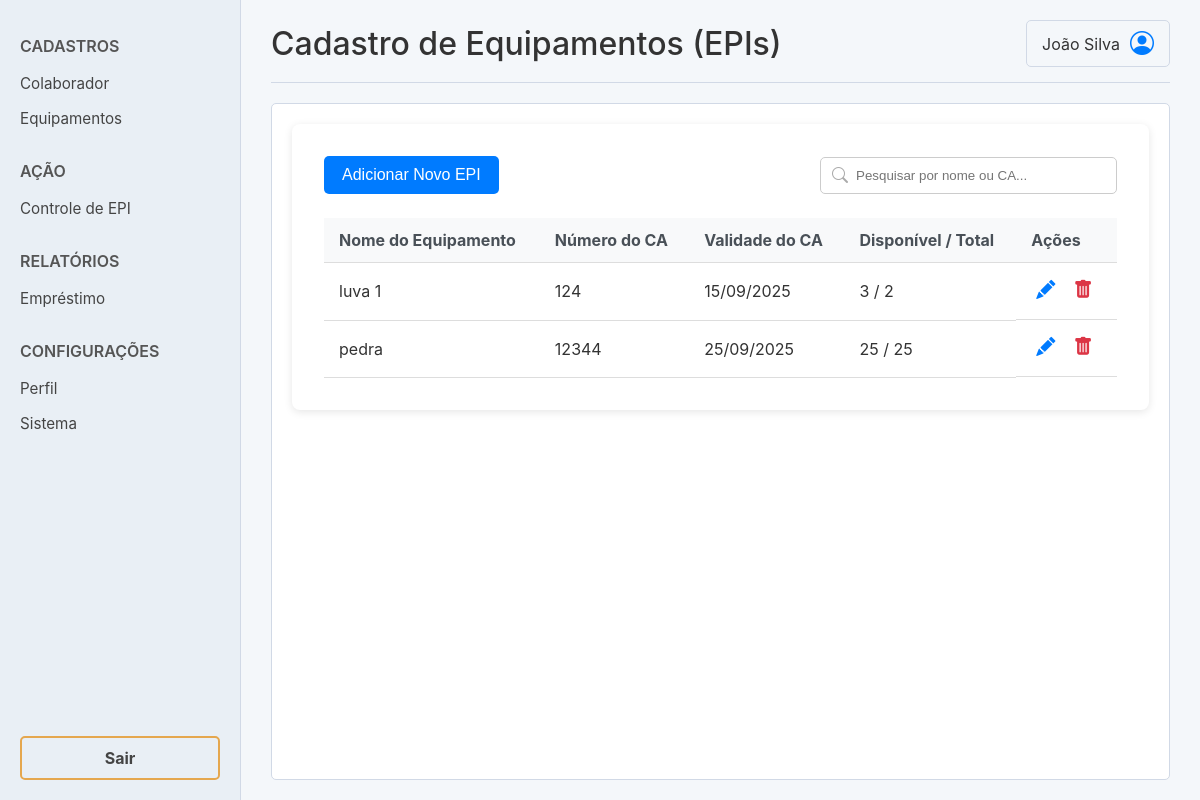
The app's page /menu/epis/, older data.
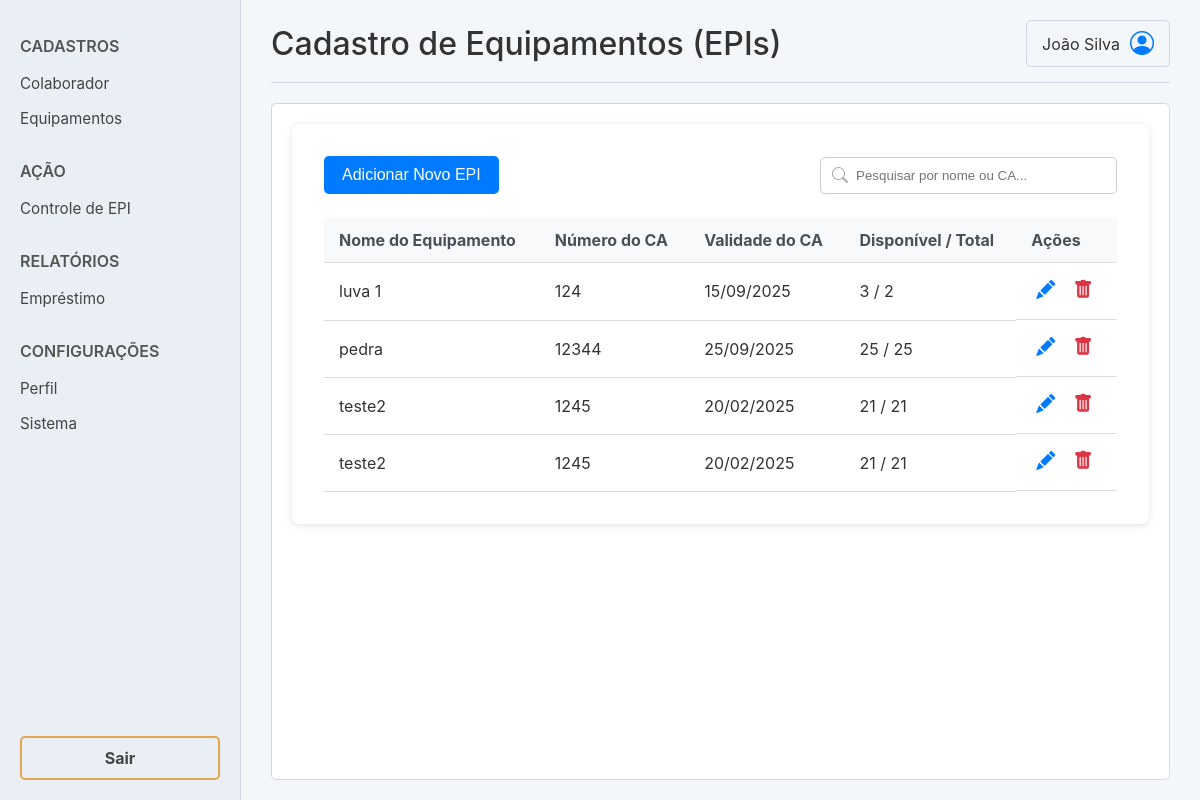
The same page, newer data.
### aluguel/models.py (models this page shows, shortened)
class EPI(models.Model):
    nome_equipamento = models.CharField(max_length=255)
    ca_numero = models.CharField(max_length=50, verbose_name="Número do CA")
    data_validade_ca = models.DateField(verbose_name="Data de Validade do CA")
    quantidade_total = models.IntegerField()
    quantidade_disponivel = models.IntegerField()
    class Meta:
        verbose_name = "EPI"
        verbose_name_plural = "EPIs"

### aluguel/views.py (the view, shortened to what this page needs)
# urls.py: path('epis/', EPICRUDView.as_view(), name='epis_crud'),
class EPICRUDView(View):
    def get(self, request):
        epis = EPI.objects.all().order_by('nome_equipamento')
        form = EPIForm()
        return render(request, 'aluguel/epi_crud.html', {'epis': epis, 'form': form})

### aluguel/templates/aluguel/epi_crud.html (shortened to what this page needs)
{% extends 'aluguel/base.html' %}
{% load static %}
{% block head_extra %}
    <link rel="stylesheet" href="{% static 'css/epi_crud.css' %}">
{% endblock %}
{% block page_title %}Cadastro de Equipamentos (EPIs){% endblock %}
{% block content %}
<div class="content-area">
    <div class="toolbar">
        <button id="add-epi-btn" class="btn btn-primary">Adicionar Novo EPI</button>
        <div class="search-container">
            <i class="bi bi-search"></i>
            <input type="text" id="search-input" placeholder="Pesquisar por nome ou CA...">
        </div>
    </div>
    <div class="table-container">
        <table class="data-table">
            <thead>
                <tr>
                    <th>Nome do Equipamento</th>
                    <th>Número do CA</th>
                    <th>Validade do CA</th>
                    <th>Disponível / Total</th>
                    <th>Ações</th>
                </tr>
            </thead>
            <tbody id="epi-table-body">
                {% for epi in epis %}
                <tr data-id="{{ epi.id }}">
                    <td>{{ epi.nome_equipamento }}</td>
                    <td>{{ epi.ca_numero }}</td>
                    <td>{{ epi.data_validade_ca|date:"d/m/Y" }}</td>
                    <td>{{ epi.quantidade_disponivel }} / {{ epi.quantidade_total }}</td>
                    <td class="action-buttons">
                        <button class="btn-icon btn-edit" title="Editar">
                            <i class="bi bi-pencil-fill"></i>
                        </button>
                        <button class="btn-icon btn-delete" title="Deletar">
                            <i class="bi bi-trash-fill"></i>
                        </button>
                    </td>
                </tr>
                {% endfor %}
            </tbody>
        </table>
    </div>
</div>
{% endblock %}

Row changes from the older to the newer data that the page shows:
added EPI: nome_equipamento "teste2", ca_numero "1245", data_validade_ca "20/02/2025", quantidade_disponivel "21", quantidade_total "21"
added EPI: nome_equipamento "teste2", ca_numero "1245", data_validade_ca "20/02/2025", quantidade_disponivel "21", quantidade_total "21"
